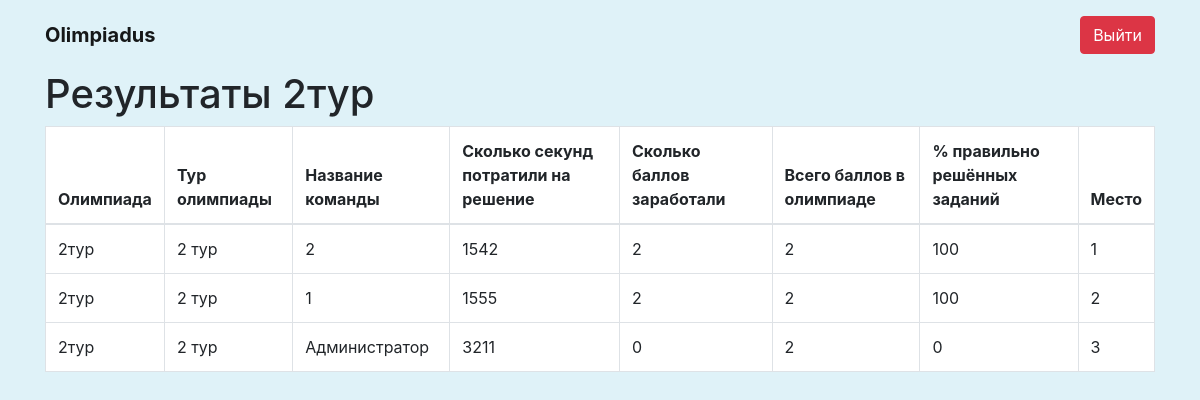
Screenshot of /results/2 (signed in) with the database file from the repository.
### app/models.py (models this page shows)
class Olympiad(models.Model):
    title = models.CharField(max_length=200, verbose_name="Название олимпиады")
    description = models.CharField(max_length=600, verbose_name="Описание олимпиады")
    LEVELS = (
        ('1', '1 тур'),
        ('2', '2 тур'),
    )
    olympiad_level = models.CharField(max_length=1, choices=LEVELS, unique=True, verbose_name="Тур олимпиады")
    image_url = models.CharField(blank=False, max_length=300, verbose_name="Ссылка на обложку олимпиады",
                                 help_text="Загрузите её на imgur.com/upload После этого правым кликом мыши нажмите по фото и кликните 'Копировать ссылку на изображение'. Вставьте ссылку. Пример: https://i.imgur.com/sRjy27f.jpg")
    created = models.DateTimeField(auto_now_add=True, verbose_name="Олимпиада создана")
    start_time = models.DateTimeField(verbose_name="Время старта олимпиады")
    end_time = models.DateTimeField(verbose_name="Время окончания олимпиады")
    class Meta:
        verbose_name = 'Олимпиада'
        verbose_name_plural = 'Олимпиады'
        ordering = ['-created']
        constraints = [
            models.CheckConstraint(check=models.Q(end_time__gt=models.F("start_time")),
                                   name='Время окончания должно быть позже времени старта'),
        ]
    def __str__(self):
        return self.title
    def display_olympiad_level(self):
        for i in self.LEVELS:
            if i[0] == self.olympiad_level:
                return i[1]

### app/views.py (the view)
# urls.py: path("results/<int:pk_olympiad>",views.get_results, name="get_results"),
@login_required
def get_results(request, pk_olympiad):
    if request.user.is_staff:
        olympiad = get_object_or_404(Olympiad, olympiad_level=pk_olympiad)
        all_tasks = Task.objects.filter(olympiad=olympiad)
        all_answers = Answer.objects.filter(task__in=all_tasks)
        unique_users = set()
        for a in all_answers:
            unique_users.add(a.user)
        header_array = []
        header_array.append(
            ['Олимпиада', 'Тур олимпиады', 'Название команды', 'Сколько секунд потратили на решение',
             'Сколько баллов заработали',
             'Всего баллов в олимпиаде', '% правильно решённых заданий', 'Место'])
        total_array = []
        for u in unique_users:
            _sec_for_solve = Timetrack.objects.filter(olympiad=olympiad, user=u).first()
            _count_task_solved_coorect = Answer.objects.filter(task__in=all_tasks, user=u, is_correct=True).count()
            _total_points = Answer.objects.filter(task__in=all_tasks, user=u, is_correct=True,
                                                  attempt_number=1).count() * 2 + Answer.objects.filter(
                task__in=all_tasks, user=u, is_correct=True, attempt_number=2).count()
            total_array.append(
                [olympiad, olympiad.display_olympiad_level(), u.first_name, int(str(_sec_for_solve)),
                 _total_points,
                 len(all_tasks) * 2,
                 int(round(_count_task_solved_coorect / len(all_tasks), 2) * 100)])
        total_array.sort(key=lambda x: (-x[4], x[3]))
        for i, result in enumerate(total_array):
            result.append(i + 1)
        return render(request, 'results.html', {
            "header_array": header_array,
            "total_array": total_array,
            "olympiad": olympiad,
        })
    else:
        return HttpResponseNotFound("Экспорт данных может делать только администратор")

### app/models.py (called while the page is built)
    def __str__(self):
        return f"{math.ceil((self.end_time - self.start_time).total_seconds())}"

### context/context.py (called while the page is built)
def site_name(request):
    return {
        'name_of_site': 'Olimpiadus'
    }

### templates/results.html (shortened to what this page needs)
{% extends "base.html" %}
{% block content %}
{% include 'nav.html' %}
<div class="container">
    <div class="row">
        <div class="col">
            <h1>Результаты {{ olympiad }}</h1>
            <div style="overflow: auto;">
                <table class="table table-bordered" style="background-color: white;">
                    <thead>
                    <tr>
                        <th>Олимпиада</th>
                        <th>Тур олимпиады</th>
                        <th>Название команды</th>
                        <th>Сколько секунд потратили на решение</th>
                        <th>Сколько баллов заработали</th>
                        <th>Всего баллов в олимпиаде</th>
                        <th>% правильно решённых заданий</th>
                        <th>Место</th>
                    </tr>
                    </thead>
                    <tbody>
                    {% for result in total_array %}
                    <tr>
                        <td>{{ result.0 }}</td>
                        <td>{{ result.1 }}</td>
                        <td>{{ result.2 }}</td>
                        <td>{{ result.3 }}</td>
                        <td>{{ result.4 }}</td>
                        <td>{{ result.5 }}</td>
                        <td>{{ result.6 }}</td>
                        <td>{{ result.7 }}</td>
                    </tr>
                    {% endfor %}
                    </tbody>
                </table>
            </div>
        </div>
    </div>
</div>
{% endblock %}

### templates/base.html (style rules this page uses)
body { background-color: #dff2f8 }

### rows the page displays
Olympiad: title "2тур", result "2 тур", olympiad_level "2", result "1542", result "100", result "1", result "1555", first_name "Администратор", result "3211", result "0", result "3"

### other values shown
{{ name_of_site }} "Olimpiadus"
